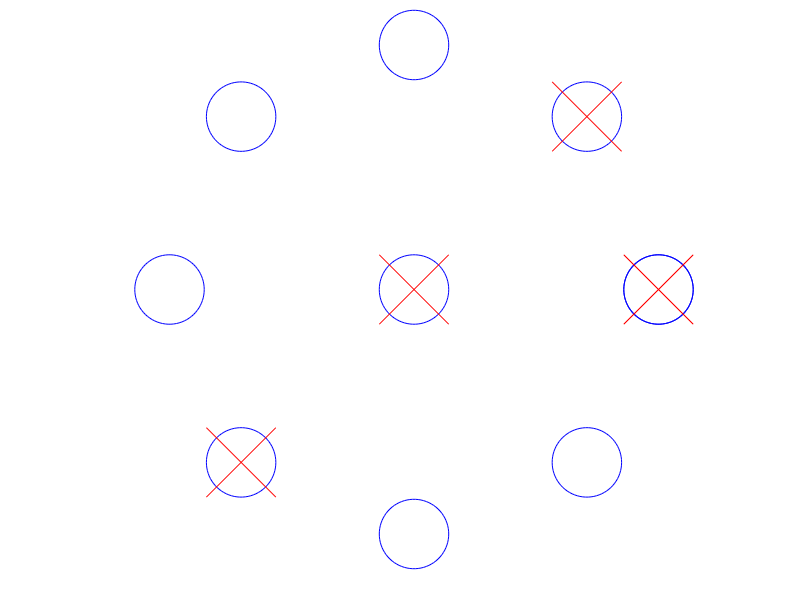

The MATLAB source for this figure:
hold on
plot(exp(j*[0:45:360 ]*pi/180),'bo','markersize',50);
plot(exp(j*[0 45 -135]*pi/180),'rx','markersize',50);
plot(0,0,'bo','markersize',50);
plot(0,0,'rx','markersize',50);
axis('square')
axis off

%!end (27)

